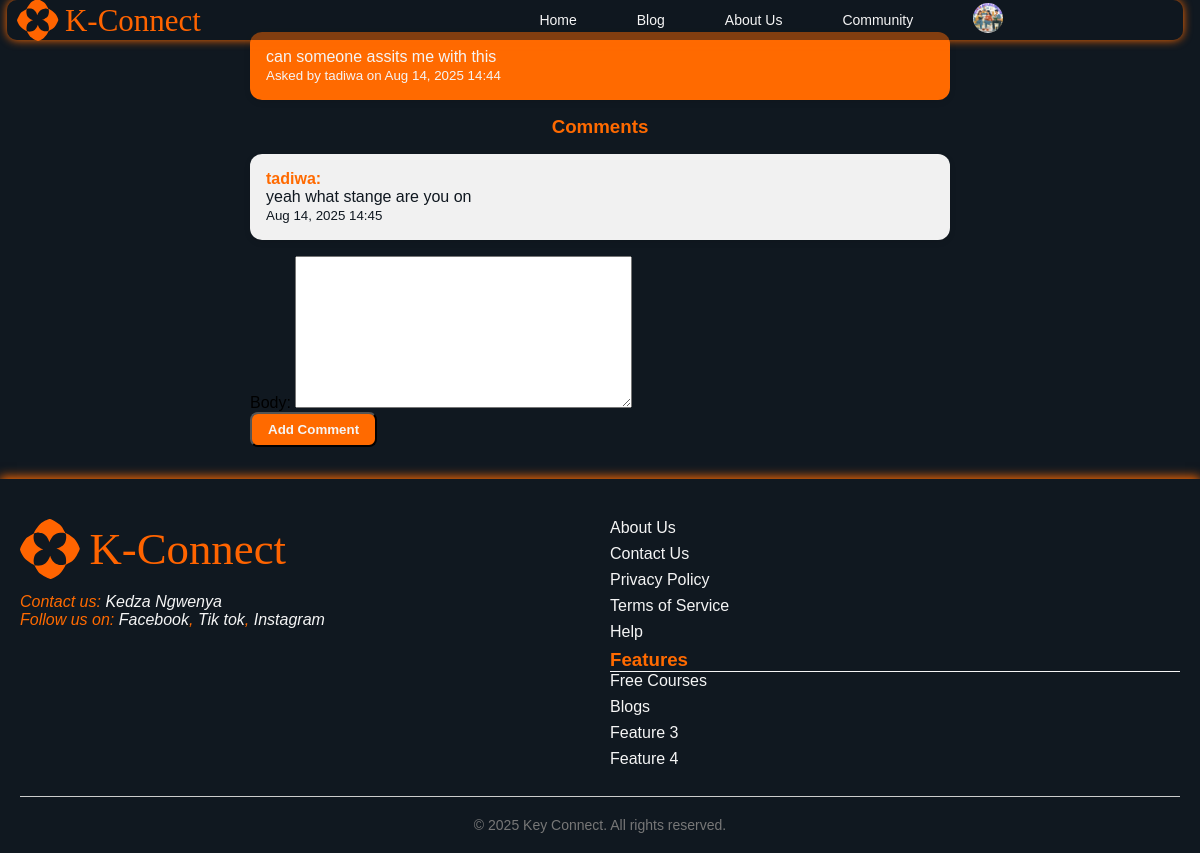
Screenshot of /community/1/ (signed in) with the database file from the repository.
### keyConnectapp/models.py (models this page shows, shortened)
class Profile(models.Model):
    user = models.OneToOneField(settings.AUTH_USER_MODEL, on_delete=models.CASCADE)
    display_name = models.CharField(max_length=100, blank=True)
    avatar = models.ImageField(upload_to="avatars/", blank=True, null=True)
    bio = models.TextField(blank=True)
    personal_details = models.TextField(blank=True)  # Additional personal info

class Question(models.Model):
    author = models.ForeignKey(User, on_delete=models.CASCADE, related_name="questions")
    title = models.CharField(max_length=255)
    body = models.TextField()
    created_at = models.DateTimeField(auto_now_add=True)
    class Meta:
        ordering = ['-created_at']  # newest first

class Comment(models.Model):
    question = models.ForeignKey(
        Question,
        on_delete=models.CASCADE,
        related_name="comments"
    )
    author = models.ForeignKey(
        settings.AUTH_USER_MODEL,
        on_delete=models.CASCADE,
        related_name="comments"
    )
    body = models.TextField()
    created_at = models.DateTimeField(auto_now_add=True)
    class Meta:
        ordering = ['created_at']  # oldest first

### keyConnectapp/views.py (the view)
# urls.py: path('community/<int:question_id>/', views.question_detail, name='question_detail'),
def question_detail(request, question_id):
    question = get_object_or_404(Question, pk=question_id)
    comments = question.comments.all()
    if request.method == 'POST':
        if request.user.is_authenticated:
            comment_form = CommentForm(request.POST)
            if comment_form.is_valid():
                comment = comment_form.save(commit=False)
                comment.author = request.user
                comment.question = question
                comment.save()
                return redirect('question_detail', question_id=question.id)
        else:
            return redirect('login')
    else:
        comment_form = CommentForm()
    return render(request, 'keyConnectapp/question_detail.html', {
        'question': question,
        'comments': comments,
        'comment_form': comment_form
    })

### keyConnectapp/forms.py
class CommentForm(forms.ModelForm):
    class Meta:
        model = Comment
        fields = ['body']

### keyConnectapp/context_processors.py (called while the page is built)
def user_profile(request):
    if request.user.is_authenticated:
        try:
            profile = Profile.objects.get(user=request.user)
        except Profile.DoesNotExist:
            profile = None
    else:
        profile = None
    return {'nav_profile': profile}

### keyConnectapp/templates/keyConnectapp/question_detail.html (shortened to what this page needs)
{% extends "base.html" %}
{% block content %}
<div class="chat-container">
    <div class="chat-question">
        <div class="chat-message question-message">
            <p>{{ question.body }}</p>
            <small>Asked by {{ question.author }} on {{ question.created_at|date:"M d, Y H:i" }}</small>
        </div>
    </div>
    <h3>Comments</h3>
    <div class="chat-comments">
        {% for comment in comments %}
            <div class="chat-message comment-message">
                <strong>{{ comment.author }}:</strong>
                <p>{{ comment.body }}</p>
                <small>{{ comment.created_at|date:"M d, Y H:i" }}</small>
            </div>
        {% empty %}
            <p>No comments yet.</p>
        {% endfor %}
    </div>
    {% if user.is_authenticated %}
    <form method="POST" class="comment-form">
        {{ comment_form.as_p }}
        <button type="submit" class="btn">Add Comment</button>
    </form>
    {% else %}
    <p><a href="{% url 'login' %}">Login</a> to comment.</p>
    {% endif %}
</div>
{% endblock %}

### templates/base.html (shortened to what this page needs)
<!DOCTYPE html>
<html>
<head>
    {% load static %}
    <link rel="stylesheet" href="{% static 'keyConnectapp/style.css' %}">
</head>
<body>
    <header class="main-header">
    <nav class="navbar">
        <img class="logo" src="{% static 'keyConnectapp/images/k-connectsidelogo.svg' %}" alt="Logo" />
        <ul class="nav-links">
            <li><a href="{% url 'home' %}">Home</a></li>
            <li><a href="{% url 'blog' %}">Blog</a></li>
            <li><a href="{% url 'about_us' %}">About Us</a></li>
            <li><a href="{% url 'community_list' %}">Community</a></li>
            {% if user.is_authenticated %}
            <li class="profile-dropdown">
                <img src="{% if nav_profile and nav_profile.avatar %}{{ nav_profile.avatar.url }}{% else %}{% static 'keyConnectapp/images/default_avatar.png' %}{% endif %}"
                    alt="Profile" class="nav-profile-pic" />
            </li>
            {% else %}
            <li><a href="{% url 'login' %}">Login</a></li>
            <li><a href="{% url 'register' %}"><span class="sign-up">Register</span></a></li>
            {% endif %}
        </ul>
    </nav>
</header>
    <main>
        {% block content %}{% endblock %}
    </main>
    <footer>
        <div class="footer-container">
            <address class="footer-left">
                <div class="footer-logo">
                    <img class="logo" src="{% static 'keyConnectapp/images/k-connectsidelogo.svg' %}" alt="Logo">
                </div>
                <p>Contact us: <a href="mailto:kedzangwenya@gmail.com">Kedza Ngwenya</a></p>
                <p>Follow us on:
                    <a href="https://www.facebook.com/MrafricaNgwenya">Facebook</a>,
                    <a href="https://www.tiktok.com/@mr_africa_official?_t=ZS-8yn49LGngob&_r=1">Tik tok</a>,
                    <a href=" https://www.instagram.com/mr_africa_black_is_power?igsh=eW40cGF0cjF5djY0">Instagram</a>
                </p>
            </address>
            <div class="footer-right">
                <nav class="footer-nav">
                    <ul>
                        <li><a href="{% url 'about_us' %}">About Us</a></li>
                        <li><a href="#">Contact Us</a></li>
                        <li><a href="#">Privacy Policy</a></li>
                        <li><a href="#">Terms of Service</a></li>
                        <li><a href="#">Help</a></li>
                    </ul>
                </nav>
                <div class="feature">
                    <h3>Features</h3>
                    <ul>
                        <li><a href="#">Free Courses</a></li>
                        <li><a href="#">Blogs</a></li>
                        <li><a href="#">Feature 3</a></li>
                        <li><a href="#">Feature 4</a></li>
                    </ul>
                </div>
            </div>
        </div>
        <div class="footer-bottom">
            <p>&copy; 2025 Key Connect. All rights reserved.</p>
        </div>
    </footer>
</body>
</html>

### keyConnectapp/static/keyConnectapp/style.css (style rules this page uses)
* { margin: 0; padding: 0; box-sizing: border-box; font-family: 'Arial', 'roboto'; }
:root { --background-color1: #ffb400; --background-color2: #ff6a00; --text-color: #2b2b2b; --rich-black: #101820; --rich-black2: #10182085; --text-color2: #f5f5f5; --test-color1: #ff6a00; }
body { background-color: var(--rich-black); }
.main-header { width: 98%; height: 40px; background-color: var(--rich-black2); display: flex; align-items: center; padding: 0 10px; margin: auto; border-radius: 10px; box-shadow: 0 0 10px var(--background-color2); position: fixed; top: 0; left: 7px; z-index: 1000; }
.navbar { width: 100%; display: flex; justify-content: space-between; align-items: center; }
.logo { height: 15%; width: 17%; }
.nav-links { list-style: none; display: flex; align-items: center; gap: 60px; margin: 0; width: 60%; padding: 0 5px 0 60px; }
.nav-links li { position: relative; }
.nav-links a { text-decoration: none; color: var(--text-color2); font-size: 14px; }
.nav-profile-pic { height: 30px; width: 30px; border-radius: 50%; cursor: pointer; object-fit: cover; aspect-ratio: 1 / 1; margin: 2 0 0 10px; }
.profile-dropdown { position: relative; }
:root { --cards-visible: 3; --gap: 20px; --card-height: 320px; }
footer { background-color: var(--rich-black); padding: 40px 20px 20px; font-family: sans-serif; box-shadow: 0 -2px 10px var(--background-color2); }
.feature h3 { color: var(--background-color2); border-bottom: 1px solid var(--text-color2); }
.footer-container { display: flex; justify-content: space-between; flex-wrap: wrap; gap: 20px; border-bottom: 1px solid #ccc; padding-bottom: 20px; }
.footer-container p { color: var(--background-color2); }
.footer-left, .footer-right { flex: 1; min-width: 250px; }
.footer-logo img { width: 50%; height: 15%; margin-bottom: 10px; }
.footer-nav ul, .feature ul { list-style: none; padding: 0; }
.footer-nav ul li, .feature ul li { margin-bottom: 8px; }
.footer-nav a, .feature a, address a { color: var(--text-color2); text-decoration: none; }
.footer-bottom { text-align: center; margin-top: 20px; font-size: 14px; color: #777; }
.community-title, .chat-container h3 { color: var(--background-color2); text-align: center; margin-bottom: 1rem; }
.btn { display: inline-block; background-color: var(--background-color2); color: var(--text-color2); padding: 0.5rem 1rem; border-radius: 8px; text-decoration: none; font-weight: bold; transition: 0.2s; }
.chat-container { max-width: 700px; margin: 2rem auto; }
.chat-message { background-color: var(--text-color2); border-radius: 12px; padding: 1rem; margin-bottom: 1rem; position: relative; box-shadow: 0 2px 6px rgba(0,0,0,0.1); }
.question-message { background-color: var(--background-color2); color: var(--text-color2); text-align: left; }
.comment-message { background-color: #f1f1f1; color: var(--rich-black); }
.comment-message strong { color: var(--background-color2); }
.comment-form { margin-top: 1rem; }

### rows the page displays
Profile: avatar (picture)
Question: body "can someone assits me with this", author "tadiwa", created_at "Aug 14, 2025 14:44"
Comment: author "tadiwa", body "yeah what stange are you on", created_at "Aug 14, 2025 14:45"
